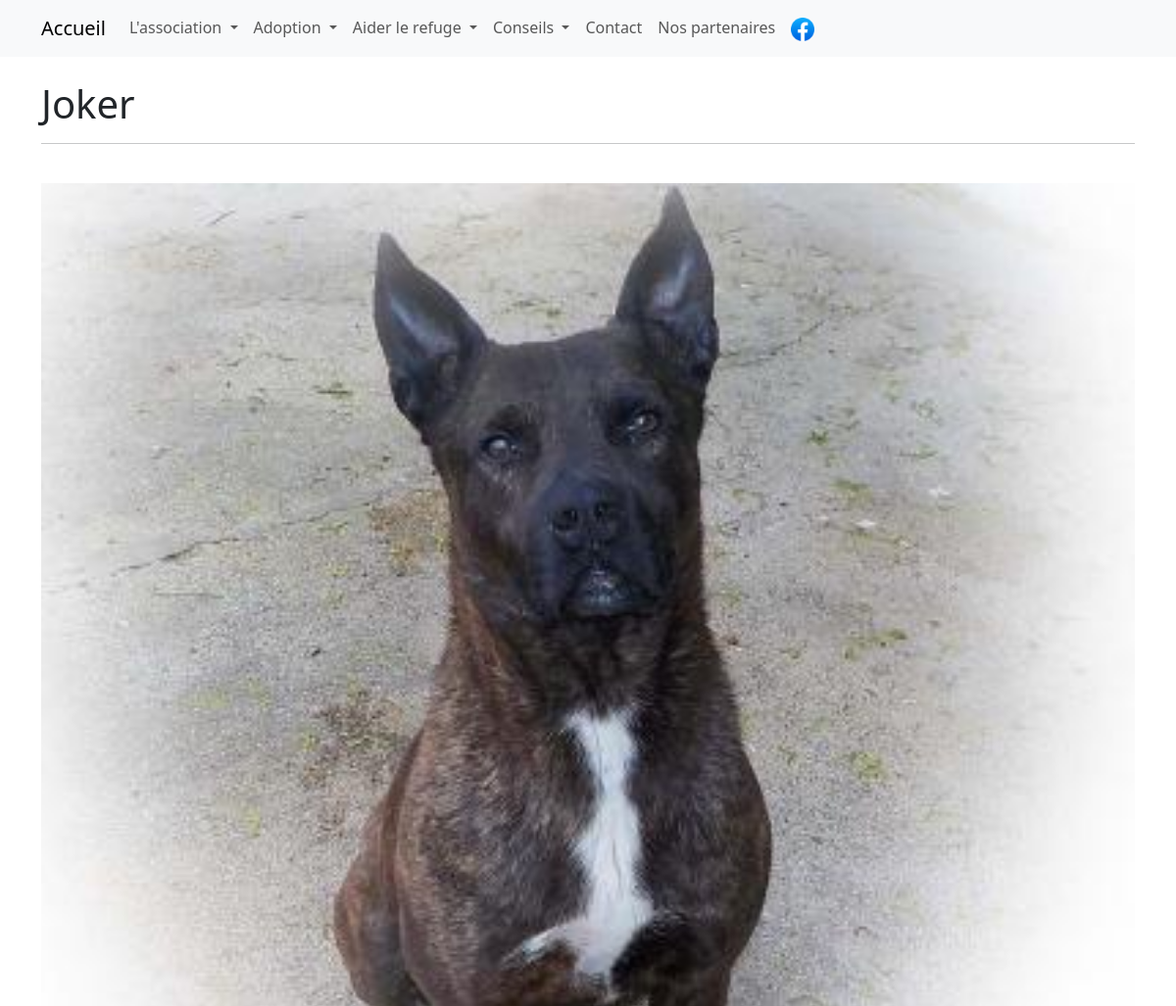
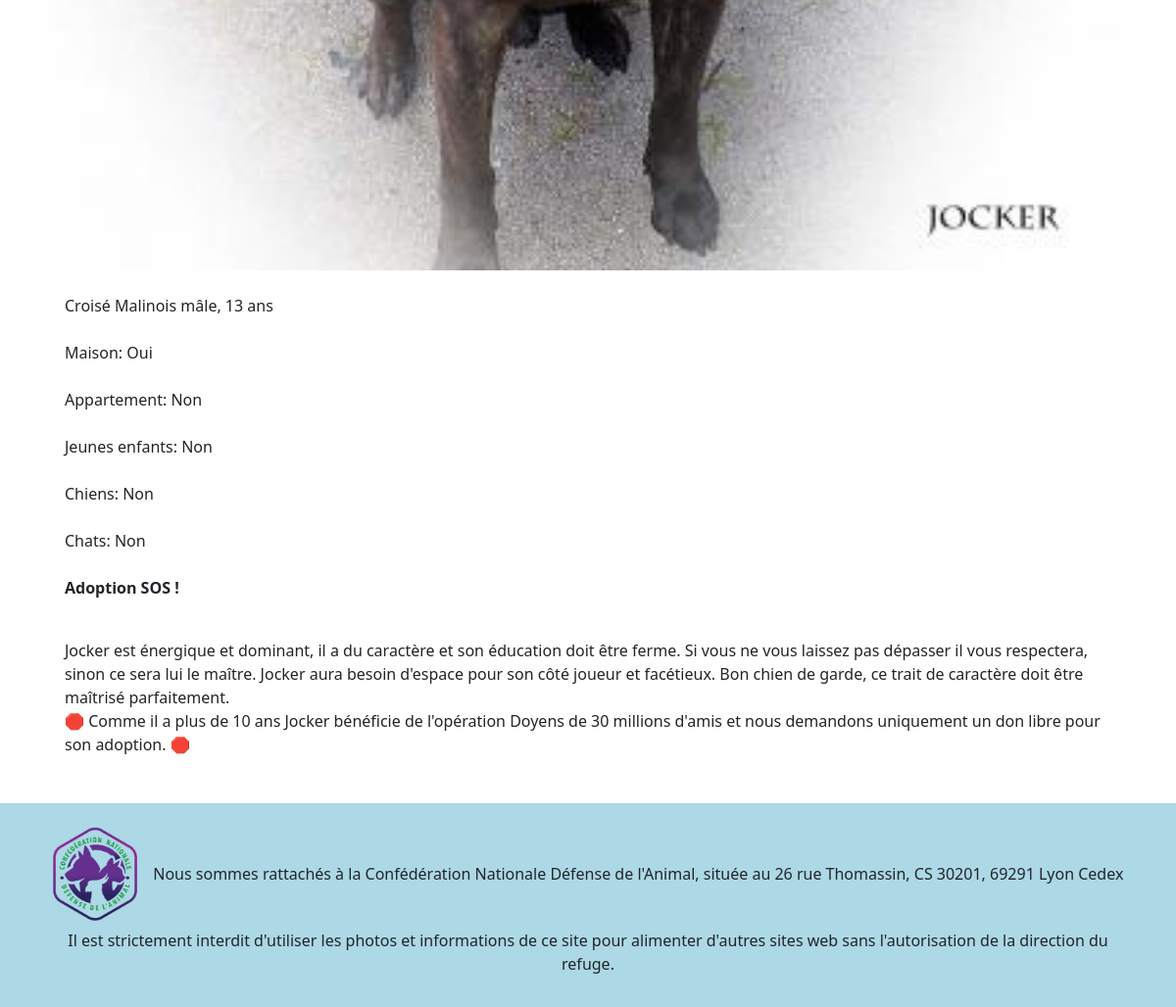
/details-animal.php?id=26, run on the app's committed database (2 pictures, top to bottom).
### tables this page shows
CREATE TABLE `animals` (
  `id` int NOT NULL,
  `name` varchar(255) NOT NULL,
  `animal_type` varchar(255) NOT NULL,
  `animal_race` varchar(255) DEFAULT NULL,
  `mfi` tinyint UNSIGNED NOT NULL,
  `birthdate` date DEFAULT NULL,
  `file_name` varchar(255) NOT NULL,
  `description` blob NOT NULL,
  `maison` varchar(255) DEFAULT NULL,
  `appartement` varchar(255) DEFAULT NULL,
  `enfants` varchar(255) DEFAULT NULL,
  `chiens` varchar(255) DEFAULT NULL,
  `chats` varchar(255) DEFAULT NULL,
  `categorie` varchar(255) DEFAULT NULL,
  `adoption_sos` tinyint DEFAULT NULL
);

### details-animal.php (the view, shortened to what this page needs)
<?php
require('appelEtPost/dbconnect.php');
$infos = $bdd->query("SELECT * FROM animals WHERE animals.id = {$_GET['id']}");
$infosAnimal = $infos->fetchall(PDO::FETCH_ASSOC);
?>
<!DOCTYPE html>
<html lang="en">
<head>
<?php require('commun/header.php'); ?>
    <main>
        <div class="container">
        <h1><?=ucfirst($infosAnimal[0]['name'])?></h1><hr><br>
            <div class="infosAnimal">
                <div class="infosNotes">
                    <img src="medias/images/photos_animaux/<?=$infosAnimal[0]['file_name']?>" alt="photo de <?=ucfirst($infosAnimal[0]['name'])?>" class="image-detail-animal">
                    <p class="notes-detail-animal">
                        <?php
                        $infosAnimalTexte = "";
                        if ($infosAnimal[0]['animal_race']) {$infosAnimalTexte = $infosAnimalTexte.$infosAnimal[0]['animal_race']." "; };
                        if ($infosAnimal[0]['mfi'] == 1) {$infosAnimalTexte =$infosAnimalTexte.'mâle';} elseif ($infosAnimal[0]['mfi'] == 2) {$infosAnimalTexte =$infosAnimalTexte.'femelle';};
                        $birthdate = new DateTime($infosAnimal[0]['birthdate']);
                        $datetime = new DateTime();
                        $dateDiff = $birthdate->diff($datetime);
                        if ($dateDiff->y >= 1) {
                            $infosAnimalTexte =$infosAnimalTexte.", ".$dateDiff->y." ans";
                        } elseif ($dateDiff->y == 1) {
                            $infosAnimalTexte =$infosAnimalTexte.", 1 an";
                        } else {
                            $infosAnimalTexte =$infosAnimalTexte.", ".$dateDiff->m." mois";
                        };
                        echo(ucfirst($infosAnimalTexte));
                        if (isset($infosAnimal[0]['maison'])) {
                            echo("<br><br>Maison: ".$infosAnimal[0]['maison']);
                        };
                        if (isset($infosAnimal[0]['appartement'])) {
                            echo("<br><br>Appartement: ".$infosAnimal[0]['appartement']);
                        };
                        if (isset($infosAnimal[0]['enfants'])) {
                            echo("<br><br>Jeunes enfants: ".$infosAnimal[0]['enfants']);
                        };
                        if (isset($infosAnimal[0]['chiens'])) {
                            echo("<br><br>Chiens: ".$infosAnimal[0]['chiens']);
                        };
                        if (isset($infosAnimal[0]['chats'])) {
                            echo("<br><br>Chats: ".$infosAnimal[0]['chats']);
                        };
                        if (isset($infosAnimal[0]['adoption_sos'])) {
                            echo("<br><br><b>Adoption SOS !</b>");
                        }
                        ?>
                    </p>
                </div>
                <div class="descriptionAnimal">
                    <?=nl2br($infosAnimal[0]['description'])?>
                </div>
            </div>
        </div>
    </main>
<?php require('commun/footer.php'); ?>

### css/style.css (style rules this page uses)
main { min-height: 69svh; }
h3, p { word-wrap:break-word; hyphens: auto; }
.infosNotes { display: flex; flex-wrap: wrap; }
img.image-detail-animal { width: 40em; height: 100%; }
p.notes-detail-animal { width: 40em; padding: 2em; padding-bottom: 0; }
.descriptionAnimal { padding: 2em; }
@media (max-width: 1399px) { img.image-detail-animal { width: 100%; } }
@media (max-width: 1399px) { p.notes-detail-animal { width: 100%; padding: 1.5em; padding-bottom: 0; } }
@media (max-width: 1399px) { .descriptionAnimal { padding: 1.5em; } }

### data on the page
animals: name "Joker", file_name (picture), birthdate "Croisé Malinois mâle, 13 ans", maison "Oui", appartement "Non", enfants "Non", chiens "Non", chats "Non", description "Jocker est énergique et dominant, il a du caractère et son éducation doit être ferme. Si vous ne vous laissez pas dépasser il vous respectera, sinon ce sera lui le maître. Jocker aura besoin d'espace pour son côté joueur et facétieux. Bon chien de garde, ce trait de caractère doit être maîtrisé parfaitement. 🛑 Comme il a plus de 10 ans Jocker bénéficie de l'opération Doyens de 30 millions d'amis et nous demandons uniquement un don libre pour son adoption. 🛑"
